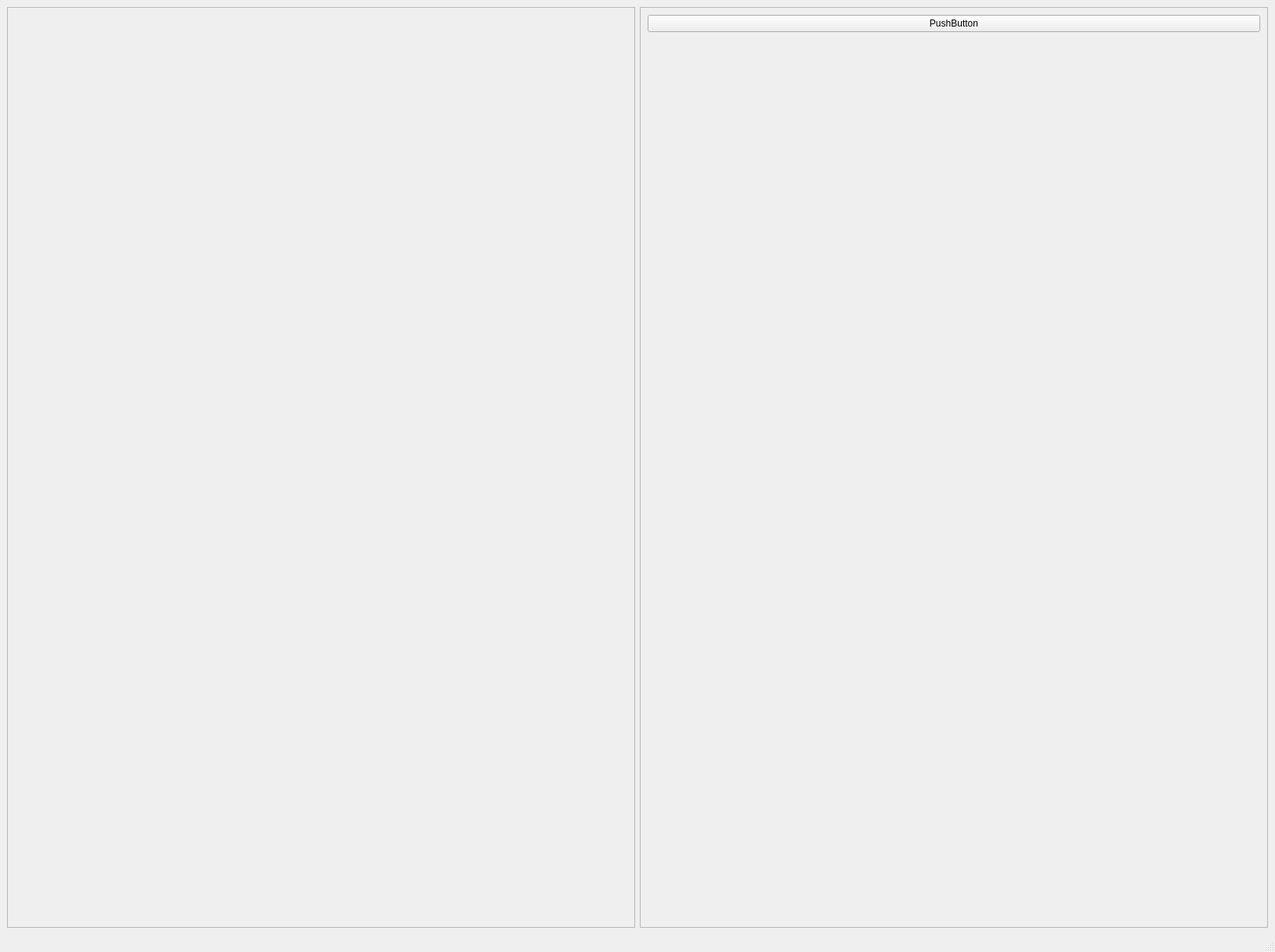
<?xml version="1.0" encoding="UTF-8"?>
<ui version="4.0">
 <class>MainWindow</class>
 <widget class="QMainWindow" name="MainWindow">
  <property name="geometry">
   <rect>
    <x>0</x>
    <y>0</y>
    <width>1632</width>
    <height>1219</height>
   </rect>
  </property>
  <property name="windowTitle">
   <string>MainWindow</string>
  </property>
  <widget class="QWidget" name="centralwidget">
   <layout class="QHBoxLayout" name="horizontalLayout">
    <item>
     <widget class="QFrame" name="left_frame">
      <property name="frameShape">
       <enum>QFrame::StyledPanel</enum>
      </property>
      <property name="frameShadow">
       <enum>QFrame::Raised</enum>
      </property>
     </widget>
    </item>
    <item>
     <widget class="QFrame" name="right_frame">
      <property name="frameShape">
       <enum>QFrame::StyledPanel</enum>
      </property>
      <property name="frameShadow">
       <enum>QFrame::Raised</enum>
      </property>
      <layout class="QVBoxLayout" name="verticalLayout">
       <item>
        <widget class="QPushButton" name="pushButton">
         <property name="text">
          <string>PushButton</string>
         </property>
        </widget>
       </item>
       <item>
        <widget class="QWidget" name="load_map_widget" native="true">
         <property name="styleSheet">
          <string notr="true"/>
         </property>
        </widget>
       </item>
      </layout>
     </widget>
    </item>
   </layout>
  </widget>
  <widget class="QMenuBar" name="menubar">
   <property name="geometry">
    <rect>
     <x>0</x>
     <y>0</y>
     <width>1632</width>
     <height>22</height>
    </rect>
   </property>
  </widget>
  <widget class="QStatusBar" name="statusbar"/>
 </widget>
 <resources/>
 <connections/>
</ui>
